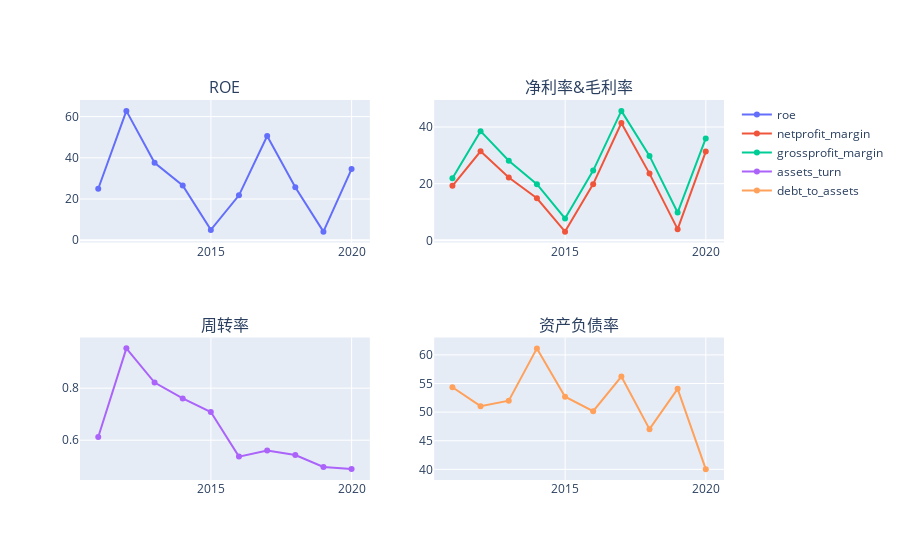

Notebook source saved alongside this figure:
### Code cell
fig = make_subplots(2,2,
                   subplot_titles=['ROE','净利率&毛利率','周转率','资产负债率'])
fig.append_trace(go.Scatter(x=data_df.index, y=data_df.roe,name='roe'),1,1)

fig.append_trace(go.Scatter(x=data_df.index, y=data_df.netprofit_margin,name='netprofit_margin'),1,2)
fig.append_trace(go.Scatter(x=data_df.index, y=data_df.grossprofit_margin,name='grossprofit_margin', yaxis='y2'),1,2)

fig.append_trace(go.Scatter(x=data_df.index, y=data_df.assets_turn,name='assets_turn'),2,1)

fig.append_trace(go.Scatter(x=data_df.index, y=data_df.debt_to_assets,name='debt_to_assets'),2,2)
fig.show()

### Figure 1 — Plotly figure (JSON) as saved in the notebook; plotly's stock layout.template omitted (floating-point values rounded to 4 significant figures)
{"data": [{"name": "roe", "type": "scatter", "x": ["2010-12-31", "2011-12-31", "2012-12-31", "2013-12-31", "2014-12-31", "2015-12-31", "2016-12-31", "2017-12-31", "2018-12-31", "2019-12-31"], "xaxis": "x", "y": [24.97, 62.79, 37.61, 26.6, 5.005, 21.79, 50.57, 25.71, 4.157, 34.55], "yaxis": "y"}, {"name": "netprofit_margin", "type": "scatter", "x": ["2010-12-31", "2011-12-31", "2012-12-31", "2013-12-31", "2014-12-31", "2015-12-31", "2016-12-31", "2017-12-31", "2018-12-31", "2019-12-31"], "xaxis": "x2", "y": [19.26, 31.44, 22.15, 14.86, 3.079, 19.84, 41.42, 23.56, 3.944, 31.34], "yaxis": "y2"}, {"name": "grossprofit_margin", "type": "scatter", "x": ["2010-12-31", "2011-12-31", "2012-12-31", "2013-12-31", "2014-12-31", "2015-12-31", "2016-12-31", "2017-12-31", "2018-12-31", "2019-12-31"], "xaxis": "x2", "y": [21.91, 38.54, 28.07, 19.82, 7.735, 24.62, 45.69, 29.81, 9.816, 35.95], "yaxis": "y2"}, {"name": "assets_turn", "type": "scatter", "x": ["2010-12-31", "2011-12-31", "2012-12-31", "2013-12-31", "2014-12-31", "2015-12-31", "2016-12-31", "2017-12-31", "2018-12-31", "2019-12-31"], "xaxis": "x3", "y": [0.6125, 0.9529, 0.8217, 0.7607, 0.7084, 0.537, 0.5606, 0.5432, 0.4969, 0.4889], "yaxis": "y3"}, {"name": "debt_to_assets", "type": "scatter", "x": ["2010-12-31", "2011-12-31", "2012-12-31", "2013-12-31", "2014-12-31", "2015-12-31", "2016-12-31", "2017-12-31", "2018-12-31", "2019-12-31"], "xaxis": "x4", "y": [54.36, 51.04, 52.0, 61.14, 52.7, 50.17, 56.22, 47.03, 54.07, 40.04], "yaxis": "y4"}], "layout": {"annotations": [{"font": {"size": 16}, "showarrow": false, "text": "ROE", "x": 0.225, "xanchor": "center", "xref": "paper", "y": 1, "yanchor": "bottom", "yref": "paper"}, {"font": {"size": 16}, "showarrow": false, "text": "净利率&毛利率", "x": 0.775, "xanchor": "center", "xref": "paper", "y": 1, "yanchor": "bottom", "yref": "paper"}, {"font": {"size": 16}, "showarrow": false, "text": "周转率", "x": 0.225, "xanchor": "center", "xref": "paper", "y": 0.375, "yanchor": "bottom", "yref": "paper"}, {"font": {"size": 16}, "showarrow": false, "text": "资产负债率", "x": 0.775, "xanchor": "center", "xref": "paper", "y": 0.375, "yanchor": "bottom", "yref": "paper"}], "autosize": true, "xaxis": {"anchor": "y", "autorange": true, "domain": [0, 0.45], "range": ["2010-05-31 11:06:44.3355", "2020-07-31 12:53:15.6645"], "type": "date"}, "xaxis2": {"anchor": "y2", "autorange": true, "domain": [0.55, 1], "range": ["2010-05-31 11:06:44.3355", "2020-07-31 12:53:15.6645"], "type": "date"}, "xaxis3": {"anchor": "y3", "autorange": true, "domain": [0, 0.45], "range": ["2010-05-31 11:06:44.3355", "2020-07-31 12:53:15.6645"], "type": "date"}, "xaxis4": {"anchor": "y4", "autorange": true, "domain": [0.55, 1], "range": ["2010-05-31 11:06:44.3355", "2020-07-31 12:53:15.6645"], "type": "date"}, "yaxis": {"anchor": "x", "autorange": true, "domain": [0.625, 1], "range": [-2.022, 68.97], "type": "linear"}, "yaxis2": {"anchor": "x2", "autorange": true, "domain": [0.625, 1], "range": [-1.412, 50.18], "type": "linear"}, "yaxis3": {"anchor": "x3", "autorange": true, "domain": [0, 0.375], "range": [0.44, 1.002], "type": "linear"}, "yaxis4": {"anchor": "x4", "autorange": true, "domain": [0, 0.375], "range": [37.81, 63.37], "type": "linear"}}}
